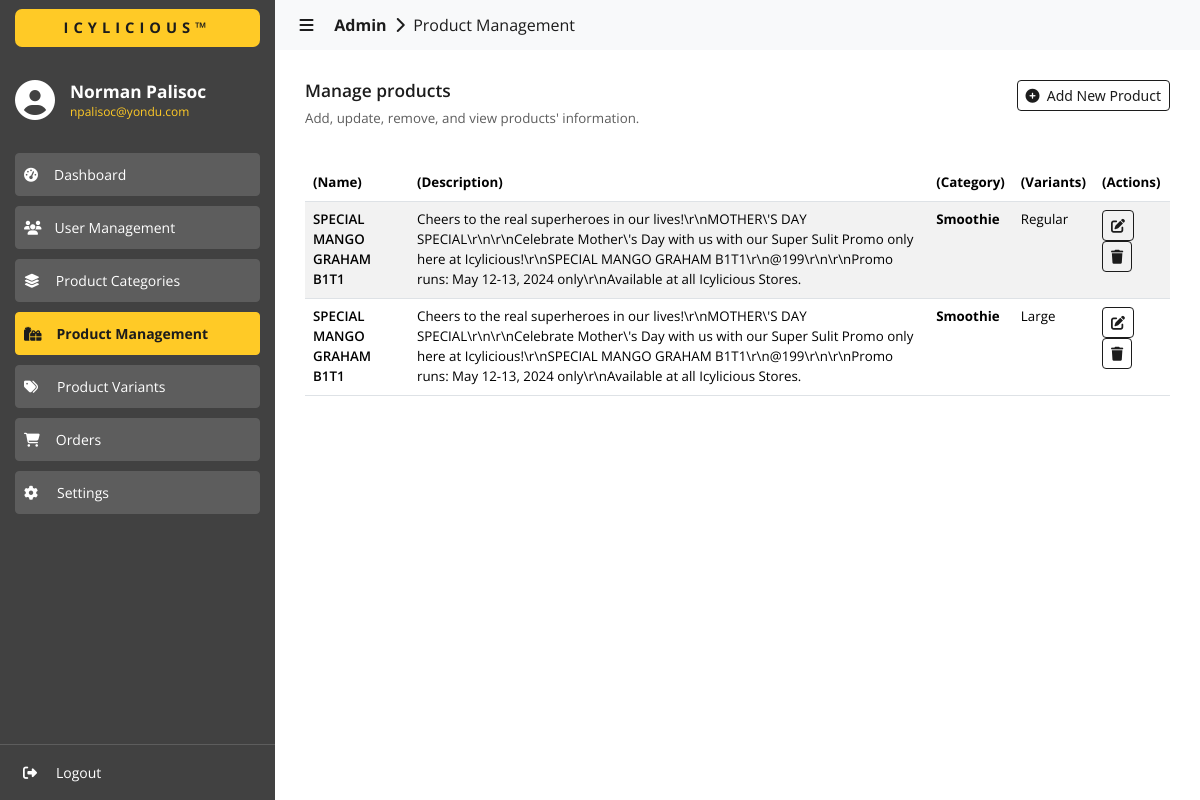
/admin/products/index.php (signed in), run on the app's committed database.
### tables this page shows
CREATE TABLE `products_info` (
  `id` int(11) NOT NULL,
  `product_name` varchar(255) NOT NULL,
  `product_description` varchar(999) NOT NULL
);

CREATE TABLE `categories` (
  `id` int(11) NOT NULL,
  `category_name` varchar(255) NOT NULL,
  `category_description` varchar(255) NOT NULL
);

CREATE TABLE `variants` (
  `id` int(11) NOT NULL,
  `variant_type` varchar(255) NOT NULL,
  `variant_name` varchar(255) NOT NULL,
  `variant_description` varchar(255) NOT NULL,
  `is_enabled` int(11) NOT NULL
);

### admin/products/index.php (the view, shortened to what this page needs)
<?php
  include('../../utils/connections.php');
?>
<!DOCTYPE html>
<html lang="en">
  <head>
    <link
      href="https://cdn.jsdelivr.net/npm/bootstrap@5.3.3/dist/css/bootstrap.min.css"
      rel="stylesheet"
    >
    <link href="https://cdn.datatables.net/2.0.5/css/dataTables.bootstrap5.css" rel="stylesheet">
    <link rel="stylesheet" href="../../assets/css/global.css" />
    <link rel="stylesheet" href="./css/products.css" />
  </head>
  <body>
    <div id="nav-sidebar" class="sidebar-container slide-expanded">
      <div class="div-tm-title background-color-light-grey">
        <h4 class="h4-tm-title sans-700 color-dark-grey background-color-yellow">ICYLICIOUS&trade;</h4>
      </div>
      <div class="div-sidebar-logo">
        <i class="fa-solid fa-circle-user color-white" style="font-size: 30pt; margin-top: -8px"></i>
        <div>
          <h4 class="color-white sans-700 h6-title-name">
            <?php
              echo $_SESSION['user_info.first_name']." ".$_SESSION['user_info.last_name'];
            ?>
          </h4>
          <p class="color-yellow sans-regular p-title-email">
            <?php
              echo $_SESSION['user_info.email'];
            ?>
          </p>
        </div>
      </div>
      <div class="div-siderbar-menu-links">
        <button
          id="btn-dashboard"
          class="btn btn-outline-success btn-sm
            sans-regular
            background-color-super-light-grey
            border-color-super-light-grey
            color-white
            btn-menu
            btn-menu-unselected"
          type="button">
          <i class="fa-solid fa-gauge-high"></i><span style="padding-left: 16px">Dashboard</span>
        </button>
        <button
          id="btn-user-management"
          class="btn btn-outline-success btn-sm
            sans-regular
            background-color-super-light-grey
            border-color-super-light-grey
            color-white
            btn-menu
            btn-menu-unselected"
          type="button">
          <i class="fa-solid fa-users"></i><span style="padding-left: 13px">User Management</span>
        </button>
        <button
          id="btn-categories"
          class="btn btn-outline-success btn-sm
            sans-regular
            background-color-super-light-grey
            border-color-super-light-grey
            color-white
            btn-menu
            btn-menu-unselected"
          type="button">
          <i class="fa-solid fa-layer-group"></i><span style="padding-left: 16px">Product Categories</span>
        </button>
        <button
          id="btn-products"
          class="btn btn-outline-success btn-sm
            sans-700
            background-color-yellow
            border-color-yellow
            color-dark-grey
            btn-menu
            btn-menu-selected"
          type="button">
          <i class="fa-solid fa-gifts"></i><span style="padding-left: 15px">Product Management</span>
        </button>
        <button
          id="btn-variants"
          class="btn btn-outline-success btn-sm
            sans-regular
            background-color-super-light-grey
            border-color-super-light-grey
            color-white
            btn-menu
            btn-menu-unselected"
          type="button">
          <i class="fa-solid fa-tags"></i><span style="padding-left: 19px">Product Variants</span>
        </button>
        <button
          id="btn-orders"
          class="btn btn-outline-success btn-sm
            sans-regular
            background-color-super-light-grey
            border-color-super-light-grey
            color-white
            btn-menu
            btn-menu-unselected"
          type="button">
          <i class="fa-solid fa-cart-shopping"></i><span style="padding-left: 16px">Orders</span>
        </button>
        <button
          id="btn-settings"
          class="btn btn-outline-success btn-sm
            sans-regular
            background-color-super-light-grey
            border-color-super-light-grey
            color-white
            btn-menu
            btn-menu-unselected"
          type="button">
          <i class="fa-solid fa-gear"></i><span style="padding-left: 19px">Settings</span>
        </button>
      </div>
      <div class="div-siderbar-profile-links">
        <button
          class="btn btn-outline-success btn-sm
            sans-regular
            color-white
            btn-menu
            btn-menu-unselected
            btn-logout"
          style="border: 0px"
          type="button">
          <i class="fa-solid fa-right-from-bracket"></i><span style="padding-left: 19px">Logout</span>
        </button>
      </div>
    </div>
    <div id="content-body" class="content content-slide-expanded">
      <nav class="navbar navbar-expand-lg navbar-light bg-body-tertiary">
        <div class="container-fluid">
          <a class="navbar-brand sans-regular color-dark-grey a-navbar-path" href="#" style="cursor: default;">
            &nbsp;&nbsp;&nbsp;<i id="navbar-control" class="fa-solid fa-bars" style="cursor: pointer"></i>
            &nbsp;&nbsp;&nbsp;&nbsp;<b>Admin</b>&nbsp;
            <i class="fa-solid fa-chevron-right"></i>
            &nbsp;Product Management
          </a>
        </div>
      </nav>
      <div>
        <div class="content-wrapper">
          <div class="div-content-title">
            <div class="div-content-title-labels">
              <h4 class="color-dark-grey sans-600" style="font-size: 13pt;">
                Manage products
              </h4>
              <p class="color-super-light-grey sans-regular" style="font-size: 10pt;">
                Add, update, remove, and view products' information.
              </p>
            </div>
            <div class="div-content-title-actions">
              <button
                data-bs-toggle="modal"
                data-bs-target="#staticAddNewProduct"
                class="btn btn-outline-primary btn-sm sans-400"
                type="button">
                <i class="fa-solid fa-circle-plus"></i>&nbsp;&nbsp;Add New Product
              </button>
            </div>
          </div>
          <div style="margin-top: 20px;">
            <table id="data" class="table table-striped" style="width:100%">
              <thead>
                <tr>
                  <th class="sans-bold">(Name)</th>
                  <th class="sans-bold">(Description)</th>
                  <th class="sans-bold">(Category)</th>
                  <th class="sans-bold">(Variants)</th>
                  <th class="sans-bold">(Actions)</th>
                </tr>
              </thead>
              <tbody>
                <?php
                  $fetch_query = "SELECT * FROM products_info ORDER BY id DESC";
                  $result = $conn->query($fetch_query);
                  if ($result->num_rows > 0) {
                    while ($row = $result->fetch_assoc()) {
                      $product_id = $row['id'];
                      $product_name = $row['product_name'];
                      $product_description = $row['product_description'];
                      $product_category = "";
                      $product_category_id = 0;
                      $product_variant = "";
                      $product_variant_id = 0;
                      $product_variant_price = 0;
                      $promotional_price = 0;
                      $is_buy_x_take_x = -1;
                      $buy_x_of = 0;
                      $take_x_of = 0;
                      $product_images = array();
                      $fetch_query = "SELECT PC.category_id, CTG.category_name, CTG.category_description, CTG.id
                        FROM products_categories AS PC
                        INNER JOIN categories AS CTG ON
                        PC.category_id = CTG.id
                        WHERE PC.product_id = ".$product_id."";
                      $cat_result = $conn->query($fetch_query);
                      if ($cat_result->num_rows > 0) {
                        $cat_row = $cat_result->fetch_assoc();
                        $product_category = $cat_row['category_name'];
                        $product_category_id = $cat_row['id'];
                      }
                      $fetch_query = "SELECT PP.variant_id, PP.variant_price, VT.variant_name, VT.variant_description, VT.id
                        FROM products_prices AS PP
                        INNER JOIN variants AS VT ON
                        PP.variant_id = VT.id
                        WHERE PP.product_id = ".$product_id."";
                      $var_result = $conn->query($fetch_query);
                      if ($var_result->num_rows > 0) {
                        $var_row = $var_result->fetch_assoc();
                        $product_variant_id = $var_row['id'];
                        $product_variant_price = $var_row['variant_price'];
                        $product_variant = $var_row['variant_name'];
                      }
                      $fetch_query = "SELECT PM.product_id, PM.promotional_price, PM.is_buy_x_take_x, PM.buy_x_of, PM.take_x_of
                        FROM PROMOTIONS AS PM
                        WHERE PM.product_id = ".$product_id."";
                      $prom_result = $conn->query($fetch_query);
                      if ($prom_result->num_rows > 0) {
                        $prom_row = $prom_result->fetch_assoc();
                        $promotional_price = $prom_row['promotional_price'];
                        $is_buy_x_take_x = $prom_row['is_buy_x_take_x'];
                        $buy_x_of = $prom_row['buy_x_of'];
                        $take_x_of = $prom_row['take_x_of'];
                      }
                      $fetch_query = "SELECT product_image FROM products_images WHERE product_id = ".$product_id."";
                      $img_result = $conn->query($fetch_query);
                      if ($img_result->num_rows > 0) {
                        while ($img_row = $img_result->fetch_assoc()) {
                          $image = $img_row['product_image'];
                          array_push($product_images, $image);
                        }
                      }
                      $final_prod_images = implode(',', $product_images);
                      echo '
                        <tr>
                          <td class="sans-600">
                            '.$product_name.'
                          </td>
                          <td class="sans-regular">
                            '.$product_description.'
                          </td>
                          <td class="sans-700">
                            '.$product_category.'
                          </td>
                          <td class="sans-regular">
                            '.$product_variant.'
                          </td>
                          <td>
                            <button
                              onclick="onEditProduct(
                                '."'".$product_id."',".'
                                '."'".$product_name."',".'
                                '."'".$product_description."',".'
                                '."'".$product_category_id."',".'
                                '."'".$product_variant_id."',".'
                                '."'".$product_variant_price."',".'
                                '."'".$promotional_price."',".'
                                '."'".$is_buy_x_take_x."',".'
                                '."'".$buy_x_of."',".'
                                '."'".$take_x_of."',".'
                                '."'".$final_prod_images."'".'
                              )"
                              class="btn btn-outline-primary btn-sm
                                sans-400
                                color-white"
                              type="button">
                              <i class="fa-solid fa-pen-to-square"></i>
                            </button>
                            <button
                              onclick="onDeleteProduct(
                                '."'".$product_id."'".'
                              )"
                              class="btn btn-outline-primary btn-sm
                                sans-400
                                color-white"
                              type="button">
                              <i class="fa-solid fa-trash"></i>
                            </button>
                          </td>
                        </tr>
                      ';
                    }
                  }
                ?>
              </tbody>
            </table>
          </div>
        </div>
      </div>
    </div>
  </body>
</html>

### assets/css/global.css (style rules this page uses)
* { margin: 0; }
:root { --black: #080808; --dark-grey: #1c1c1c; --light-grey: #414141; --super-light-grey: #5d5d5d; --yellow: #ffca26; --white: #ffffff; --light-white: #ececec; --disabled-color: #848383; --light-blue: #2392f4; }
.sans-regular { font-family: "Open Sans", sans-serif; font-optical-sizing: auto; font-weight: 400; font-style: normal; }
.sans-600 { font-family: "Open Sans", sans-serif; font-optical-sizing: auto; font-weight: 600; font-style: normal; }
.sans-700 { font-family: "Open Sans", sans-serif; font-optical-sizing: auto; font-weight: 700; font-style: normal; }
.sans-bold { font-family: "Open Sans", sans-serif; font-optical-sizing: auto; font-weight: bold; font-style: normal; }
.color-white { color: var(--white); }
.color-yellow { color: var(--yellow); }
.color-super-light-grey { color: var(--super-light-grey); }
.color-dark-grey { color: var(--dark-grey); }
.background-color-yellow { background-color: var(--yellow); }
.background-color-super-light-grey { background-color: var(--super-light-grey); }
.background-color-light-grey { background-color: var(--light-grey); }
.border-color-yellow { border-color: var(--yellow); }
.border-color-super-light-grey { border-color: var(--super-light-grey); }

### admin/products/css/products.css (style rules this page uses)
* { box-sizing: border-box; margin: 0; }
:root { --black: #080808; --dark-grey: #1c1c1c; --light-grey: #414141; --super-light-grey: #5d5d5d; --yellow: #ffca26; --white: #ffffff; --light-white: #ececec; --super-light-white: #f2f1f1; --disabled-color: #848383; --light-blue: #2392f4; }
body { background-color: var(--white); }
.sidebar-container { background-color: var(--light-grey); width: 275px; height: 100%; position: fixed; display: flex; flex-direction: column; left: 0px; z-index: 999; }
.div-tm-title { width: 100%; height: 56px; display: flex; flex-direction: column; justify-content: center; }
.h4-tm-title { text-align: center; font-size: 11pt; letter-spacing: 5px !important; margin-inline: 15px; padding-block: 10px; border-radius: 7px; margin-bottom: 0px !important; }
.div-sidebar-logo { display: flex; align-items: center; gap: 15px; padding-inline: 15px; margin-top: 25px; }
.h6-title-name { font-size: 13pt; margin-bottom: 0px !important; }
.p-title-email { font-size: 9pt; line-height: 0px; margin-top: 10px; }
.div-siderbar-menu-links { flex: 1; display: flex; flex-direction: column; padding-inline: 15px; padding-top: 25px; gap: 10px; }
.div-siderbar-profile-links { display: flex; flex-direction: column; border-top: 1px solid var(--super-light-grey); padding-inline: 15px; padding-block: 7px; gap: 10px; }
.btn-menu { text-align: left; padding-top: 10px !important; padding-bottom: 10px !important; }
.content { padding-left: 275px; }
.a-navbar-path { font-size: 12pt; }
.content-wrapper { padding-inline: 30px; padding-block: 30px; }
.div-content-title { display: flex; }
.div-content-title-labels { flex: 1; }
.btn-outline-primary { border-color: var(--dark-grey) !important; color: var(--dark-grey) !important; }
td { font-size: 10pt; }
th { font-size: 10pt; }
.slide-expanded { left: 0px !important; transition: .4s; }
.content-slide-expanded { padding-left: 275px; transition: .4s; }

### data on the page
products_info: product_name "SPECIAL MANGO GRAHAM B1T1", product_description "Cheers to the real superheroes in our lives!\\r\\nMOTHER\\'S DAY SPECIAL\\r\\n\\r\\nCelebrate Mother\\'s Day with us with our Super Sulit Promo only here at Icylicious!\\r\\nSPECIAL MANGO GRAHAM B1T1\\r\\n@199\\r\\n\\r\\nPromo runs: May 12-13, 2024 only\\r\\nAvailable at all Icylicious Stores.", categories.category_name "Smoothie", variants.variant_name "Regular"
products_info: product_name "SPECIAL MANGO GRAHAM B1T1", product_description "Cheers to the real superheroes in our lives!\\r\\nMOTHER\\'S DAY SPECIAL\\r\\n\\r\\nCelebrate Mother\\'s Day with us with our Super Sulit Promo only here at Icylicious!\\r\\nSPECIAL MANGO GRAHAM B1T1\\r\\n@199\\r\\n\\r\\nPromo runs: May 12-13, 2024 only\\r\\nAvailable at all Icylicious Stores.", categories.category_name "Smoothie", variants.variant_name "Large"

### other printed values
$_SESSION['user_info.first_name'] "Norman"
$_SESSION['user_info.last_name'] "Palisoc"
$_SESSION['user_info.email'] "npalisoc@yondu.com"
